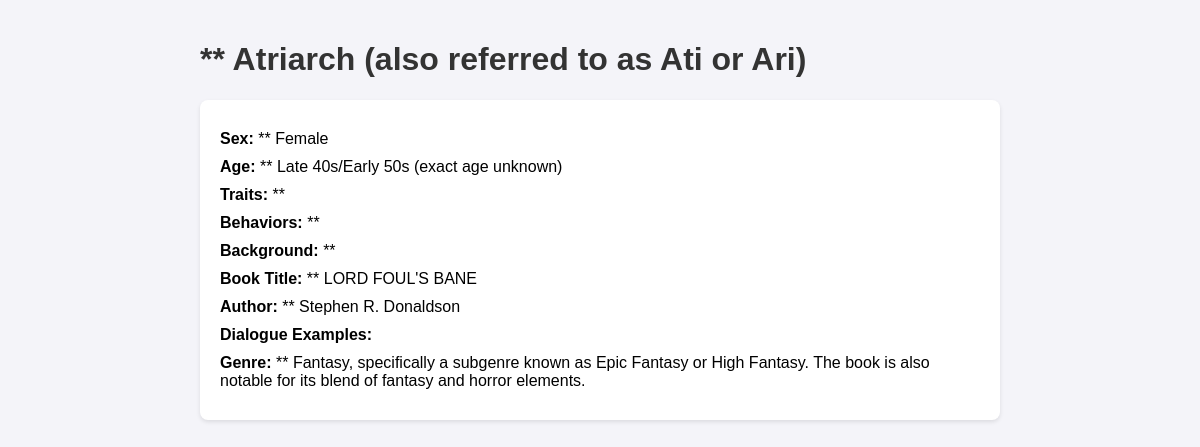
Page /character/1 on the earlier database version.
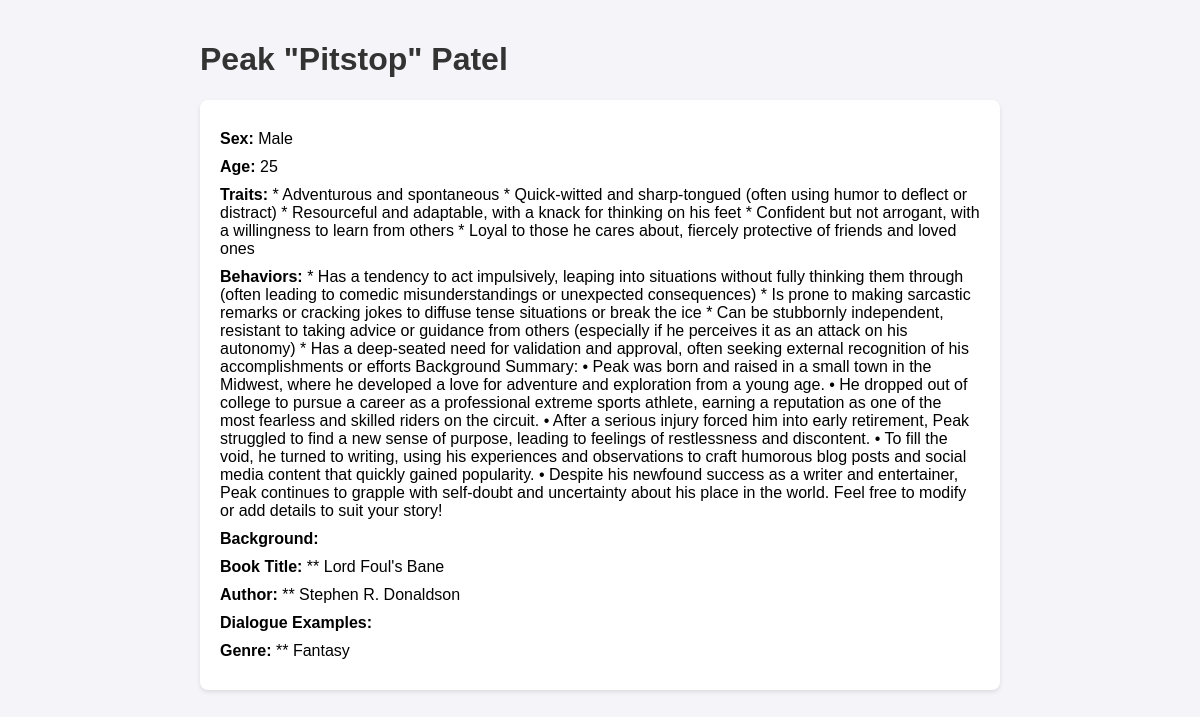
Same page on the later database version.
### app/models/character.py (models this page shows)
class Character(Base):
    __tablename__ = "characters"
    id = Column(Integer, primary_key=True, index=True)
    name = Column(String, index=True)
    sex = Column(String, index=True)
    age = Column(String, index=True)
    traits = Column(String, index=True)
    behaviors = Column(String, index=True)
    background = Column(String, index=True)
    book_title = Column(String, index=True)
    author = Column(String, index=True)
    dialogue_examples = Column(String, index=True)
    genre = Column(String, index=True)

### app/routes/view_characters.py (the view)
@router.get("/character/{character_id}", response_class=HTMLResponse)
async def view_character(request: Request, character_id: int, db: Session = Depends(get_db)):
    character = db.query(Character).filter(Character.id == character_id).first()
    if not character:
        return HTMLResponse(content="Character not found", status_code=404)
    return templates.TemplateResponse("view_character.html", {
        "request": request,
        "character": character
    })

### templates/view_character.html (shortened to what this page needs)
<!DOCTYPE html>
<html lang="en">
<head>
</head>
<body>
    <h1>{{ character.name }}</h1>
    <div class="character-details">
        <p><strong>Sex:</strong> {{ character.sex }}</p>
        <p><strong>Age:</strong> {{ character.age }}</p>
        <p><strong>Traits:</strong> {{ character.traits }}</p>
        <p><strong>Behaviors:</strong> {{ character.behaviors }}</p>
        <p><strong>Background:</strong> {{ character.background }}</p>
        <p><strong>Book Title:</strong> {{ character.book_title }}</p>
        <p><strong>Author:</strong> {{ character.author }}</p>
        <p><strong>Dialogue Examples:</strong> {{ character.dialogue_examples }}</p>
        <p><strong>Genre:</strong> {{ character.genre }}</p>
    </div>
</body>
</html>

Differences in the rows shown:
changed Character "** Stephen R. Donaldson": name "** Atriarch (also referred to as Ati or Ari)" → "Peak \"Pitstop\" Patel"; sex "** Female" → "Male"; age "** Late 40s/Early 50s (exact age unknown)" → "25"; traits "**" → "* Adventurous and spontaneous * Quick-witted and sharp-tongued (often using humor to deflect or distract) * Resourceful and adaptable, with a knack for thinking on his feet * Confident but not arrogant, with a willingness to learn from others * Loyal to those he cares about, fiercely protective of friends and loved ones"; behaviors "**" → "* Has a tendency to act impulsively, leaping into situations without fully thinking them through (often leading to comedic misunderstandings or unexpected consequences) * Is prone to making sarcastic remarks or cracking jokes to diffuse tense situations or break the ice * Can be stubbornly independent, resistant to taking advice or guidance from others (especially if he perceives it as an attack on his autonomy) * Has a deep-seated need for validation and approval, often seeking external recognition of his accomplishments or efforts Background Summary: • Peak was born and raised in a small town in the Midwest, where he developed a love for adventure and exploration from a young age. • He…"; book_title "** LORD FOUL'S BANE" → "** Lord Foul's Bane"; genre "** Fantasy, specifically a subgenre known as Epic Fantasy or High Fantasy. The book is also notable for its blend of fantasy and horror elements." → "** Fantasy"; background "**" → (not shown)
